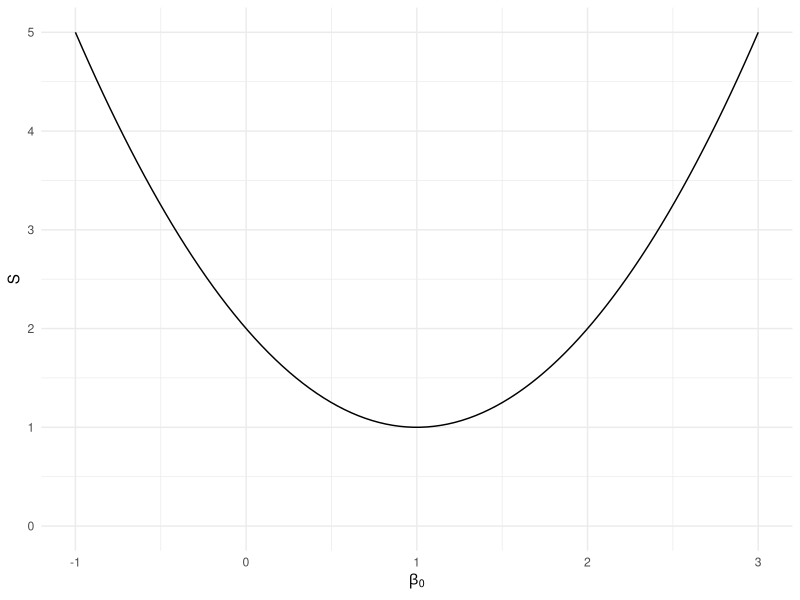

Here is the R script that generated this plot:
## ---- chunk 1
#| warning: false
#| message: false

library(tidyverse)
knitr::opts_chunk$set(dev = "ragg_png")
options(width=400)
## ---- chunk 2
#| echo: false
#| fig-width: 3
#| fig-height: 3
#| fig-align: center
#| out-width: "80%"

tibble(beta_0 = seq(-1, 3, length = 100)) |> 
  mutate(y = 2 + -2*beta_0 + beta_0^2) |> 
  ggplot(aes(x = beta_0, y = y)) + 
  geom_line() + 
  expand_limits(y = c(0,5)) + 
  labs(x = expression(beta[0]), y = "S") +
  theme_minimal()

## ---- chunk 3
#| echo: true
# equivalent ways to make B:
B <- cbind(c(1, 4, -1), c(2, 0, 3))
(B <- matrix(data = c(1, 4, -1, 2, 0, 3), ncol = 2))
## ---- chunk 4
#| echo: true
t(B)
## ---- chunk 5
#| echo: true
# also equivalent:
D <- c(2, 1)
(D <- matrix(data = c(2, 1), ncol = 1))
## ---- chunk 6
#| echo: true
B %*% D
## ---- chunk 7
#| echo: true
# creating our matrices for one toy dataset
x <- c(1, 2, 3)
y <- c(1, 3, 3)
(B <- cbind(c(length(x), sum(x)), c(sum(x), sum(x^2))))
(D <- c(sum(y), sum(x*y)))
## ---- chunk 8
#| echo: true
solve(B)%*%D # using inverse to solve the system of eqns
## ---- chunk 9
#| echo: true
# checking the solution
lm(y ~ x) |> coef() 
## ---- chunk 10
#| echo: true
dat <- read.csv("./../data/cces_2012_subset.csv")
use <- !is.na(dat$env) & !is.na(dat$gender) & !is.na(dat$aa)
X <- cbind(1, dat$gender[use], dat$aa[use])
head(X, 3)
Y <- dat$env[use]
head(Y, 3)
solve(t(X) %*% X) %*% t(X) %*% Y
## ---- chunk 11
#| echo: true
lm(env ~ gender + aa, data = dat)
